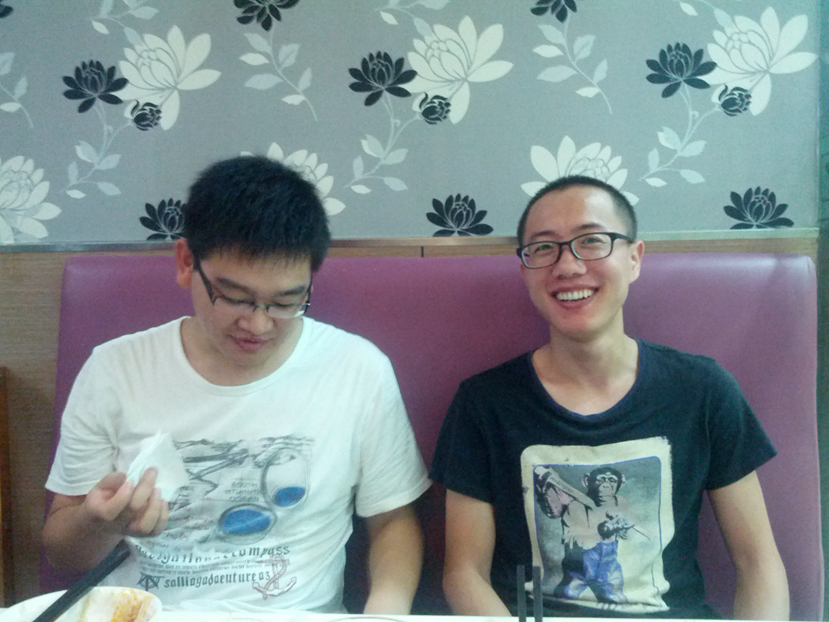
%> input picture 机器蛇的视觉大脑/twoface.jpg, 829 x 622 px
$ octave findBigestFace.m   (GNU Octave 9; MATLAB toolbox functions it lacks are replaced by stand-ins)
%> lines starting %> are read from the running program, lines starting %| are printed output that depends on the picture
%输入图片，返回最大人脸坐标
clear all;clc;clear memory;
faceDetector = vision.CascadeObjectDetector();
%src=imread('src.bmp');
src=imread('twoface.jpg');
%> src is the input picture: size 622x829x3 uint8; mean R, G, B 127.1, 139.9, 142.6
bbox = step(faceDetector, src);
%> bbox = [205 262 107 107; 505 194 130 130]
[Y_col,Ind_row]=max(bbox);%每列的最大值及行号
%> Y_col = [505 262 130 130]; Ind_row = [2 1 2 2]

figure, imshow(src), title('Detected face');

if isempty(Ind_row)
    offset=[0,0];
%    return;
else
    maxbbox=bbox(Ind_row(1,3),:);% 最大脸位置
%> maxbbox = [505 194 130 130]
    face_midpoint = [maxbbox(1,1)+maxbbox(1,3)/2, maxbbox(1,2)+maxbbox(1,4)/2];%最大脸中心坐标
%> face_midpoint = [570 259]
    [img_y,img_x]=size(src);%原图尺寸
%> img_y = 622; img_x = 2487
    mid_x=img_x/2;mid_y=img_y/2;%原图中心坐标
%> after `mid_x=img_x/2`: mid_x = 1243.5
%> after `mid_y=img_y/2`: mid_y = 311
    offset=[(face_midpoint(1,1)-mid_x)/mid_x,(face_midpoint(1,2)-mid_y)/mid_y];
%> offset = [-0.542 -0.167]

    hold on %继续在上图中作图
    plot(face_midpoint(1,1),face_midpoint(1,2),'r+');
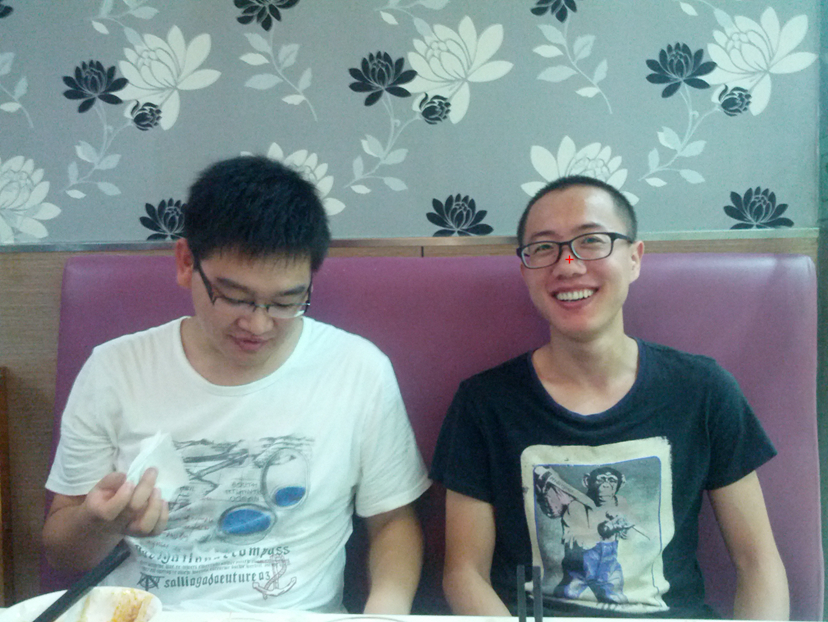
%> figure redrawn from the program's plot data; its title reads 'Detected face'

end;
